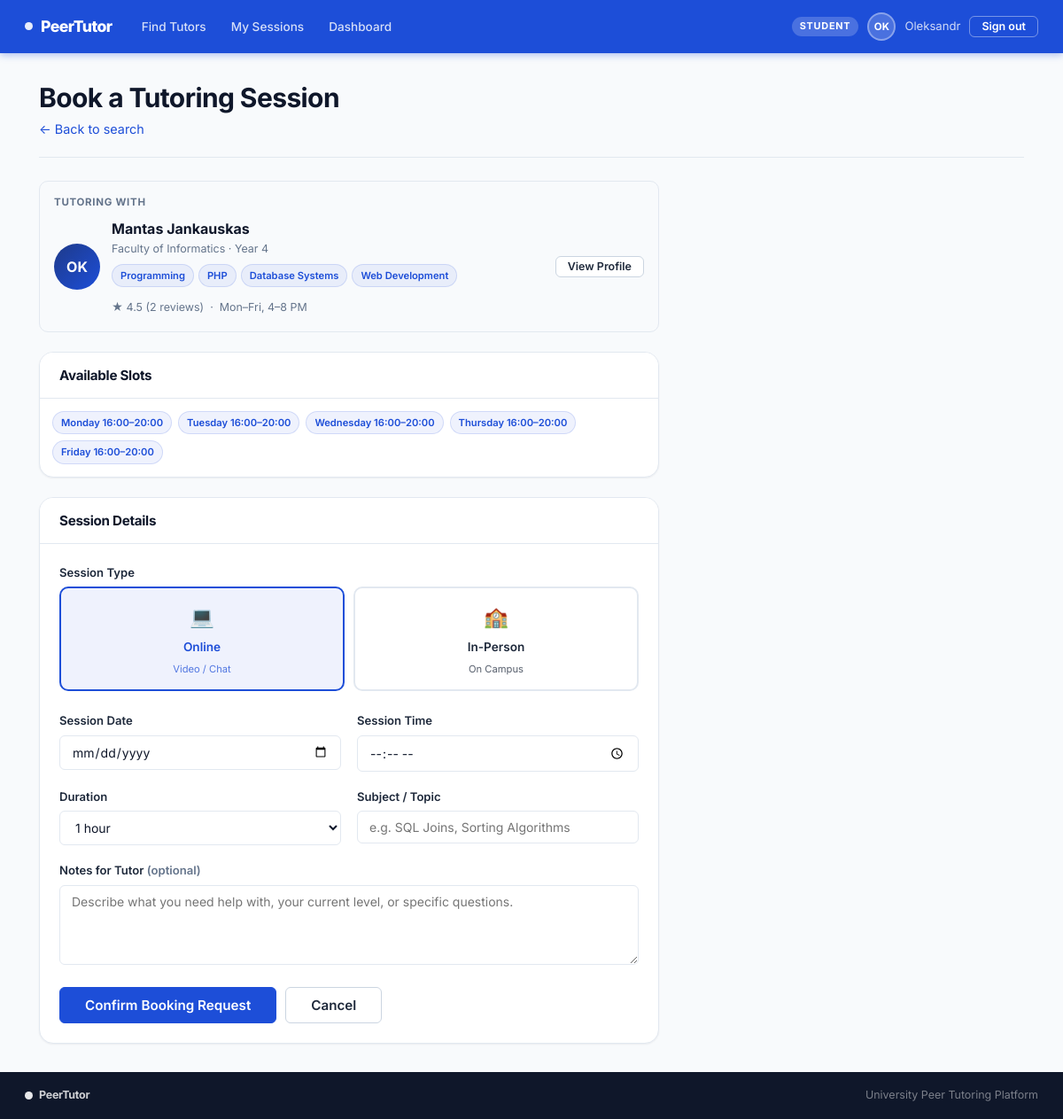
Screenshot of /student/book.php?tutor_id=1 (signed in) with the database file from the repository.
### tables this page shows
CREATE TABLE IF NOT EXISTS tutors (
    tutor_id          INT UNSIGNED     AUTO_INCREMENT PRIMARY KEY,
    user_id           INT UNSIGNED     NOT NULL UNIQUE,
    bio               TEXT,
    availability_note VARCHAR(255)     DEFAULT NULL,
    avg_rating        DECIMAL(3,2)     NOT NULL DEFAULT 0.00,
    rating_count      INT UNSIGNED     NOT NULL DEFAULT 0,
    is_available      TINYINT(1)       NOT NULL DEFAULT 1,
    created_at        DATETIME         NOT NULL DEFAULT CURRENT_TIMESTAMP,
    updated_at        DATETIME         NOT NULL DEFAULT CURRENT_TIMESTAMP
                                       ON UPDATE CURRENT_TIMESTAMP,
    CONSTRAINT fk_tutor_user
        FOREIGN KEY (user_id) REFERENCES users(user_id)
        ON DELETE CASCADE
);

CREATE TABLE IF NOT EXISTS users (
    user_id       INT UNSIGNED     AUTO_INCREMENT PRIMARY KEY,
    name          VARCHAR(120)     NOT NULL,
    email         VARCHAR(180)     NOT NULL UNIQUE,
    password      VARCHAR(255)     NOT NULL,
    role          ENUM('student','tutor','admin') NOT NULL DEFAULT 'student',
    avatar        VARCHAR(255)     DEFAULT NULL,
    phone         VARCHAR(30)      DEFAULT NULL,
    department    VARCHAR(120)     DEFAULT NULL,
    year_of_study VARCHAR(40)      DEFAULT NULL,
    bio           TEXT             DEFAULT NULL,
    created_at    DATETIME         NOT NULL DEFAULT CURRENT_TIMESTAMP,
    updated_at    DATETIME         NOT NULL DEFAULT CURRENT_TIMESTAMP
                                   ON UPDATE CURRENT_TIMESTAMP
);

CREATE TABLE IF NOT EXISTS availability (
    slot_id     INT UNSIGNED AUTO_INCREMENT PRIMARY KEY,
    tutor_id    INT UNSIGNED NOT NULL,
    day_of_week ENUM('Monday','Tuesday','Wednesday','Thursday',
                     'Friday','Saturday','Sunday') NOT NULL,
    time_start  TIME NOT NULL,
    time_end    TIME NOT NULL,
    CONSTRAINT fk_av_tutor
        FOREIGN KEY (tutor_id) REFERENCES tutors(tutor_id)
        ON DELETE CASCADE
);

### includes/upload_helper.php (called while the page is built, shortened)
<?php
function avatar_url(?string $filename): string {
    return '';
}

### includes/auth_guard.php (called while the page is built, shortened)
<?php
function current_user(): array {
    return [
        'id'   => $_SESSION['user_id']   ?? null,
        'name' => $_SESSION['user_name'] ?? '',
        'role' => $_SESSION['role']      ?? '',
        'email'=> $_SESSION['email']     ?? '',
    ];
}

### student/book.php (the view, shortened to what this page needs)
<?php
require_once __DIR__ . '/../includes/auth_guard.php';
require_once __DIR__ . '/../includes/upload_helper.php';
$pdo      = db();
$tutor_id = (int)($_GET['tutor_id'] ?? 0);
$stmt = $pdo->prepare("
    SELECT t.*, u.name, u.email, u.user_id, u.avatar, u.department, u.year_of_study
    FROM tutors t JOIN users u ON u.user_id = t.user_id
    WHERE t.tutor_id = ?");
$stmt->execute([$tutor_id]);
$tutor = $stmt->fetch();
$tags_stmt = $pdo->prepare("SELECT tg.label FROM tutor_tags tt JOIN tags tg ON tg.tag_id=tt.tag_id WHERE tt.tutor_id=?");
$tags_stmt->execute([$tutor_id]);
$tutor_tags = $tags_stmt->fetchAll(PDO::FETCH_COLUMN);
$slots_stmt = $pdo->prepare("SELECT day_of_week, time_start, time_end FROM availability WHERE tutor_id=? ORDER BY FIELD(day_of_week,'Monday','Tuesday','Wednesday','Thursday','Friday','Saturday','Sunday')");
$slots_stmt->execute([$tutor_id]);
$slots = $slots_stmt->fetchAll();
$data   = ['session_date'=>'','session_time'=>'','duration_hrs'=>1,'subject'=>'','notes'=>'','session_type'=>'online'];
include __DIR__ . '/../includes/header.php';
?>
<div class="page-header">
  <h1>Book a Tutoring Session</h1>
  <p><a href="/peer-tutoring/student/search.php">← Back to search</a></p>
</div>
<div style="max-width:700px;">
<div class="booking-summary mb-3">
  <h4>Tutoring with</h4>
  <div class="booking-summary-tutor">
    <div class="tutor-avatar" style="width:52px;height:52px;flex-shrink:0;overflow:hidden;">
      <?php if ($av_url): ?>
        <img src="<?= $av_url ?>" alt="<?= htmlspecialchars($tutor['name']) ?>" style="width:100%;height:100%;object-fit:cover;border-radius:50%;">
      <?php else: ?>
        <?= htmlspecialchars($initials) ?>
      <?php endif; ?>
    </div>
    <div>
      <div style="font-weight:700;font-size:1rem;color:var(--text-900);"><?= htmlspecialchars($tutor['name']) ?></div>
      <?php if ($tutor['department']): ?>
        <div style="font-size:.78rem;color:var(--text-400);"><?= htmlspecialchars($tutor['department']) ?><?= $tutor['year_of_study'] ? ' · '.$tutor['year_of_study'] : '' ?></div>
      <?php endif; ?>
      <div class="tag-list mt-1">
        <?php foreach ($tutor_tags as $tag): ?><span class="tag"><?= htmlspecialchars($tag) ?></span><?php endforeach; ?>
      </div>
      <div style="font-size:.78rem;color:var(--text-400);margin-top:4px;">
        <?php if ($tutor['avg_rating'] > 0): ?>★ <?= number_format($tutor['avg_rating'],1) ?> (<?= $tutor['rating_count'] ?> review<?= $tutor['rating_count']!=1?'s':'' ?>) &nbsp;·&nbsp; <?php endif; ?>
        <?= htmlspecialchars($tutor['availability_note'] ?? 'Availability not specified') ?>
      </div>
    </div>
    <a href="/peer-tutoring/student/tutor_view.php?tutor_id=<?= $tutor_id ?>" class="btn btn-outline-dark btn-sm" style="margin-left:auto;white-space:nowrap;">View Profile</a>
  </div>
</div>
<?php if ($slots): ?>
<div class="card mb-3">
  <div class="card-header"><h3>Available Slots</h3></div>
  <div class="card-body" style="padding:14px;">
    <div style="display:flex;flex-wrap:wrap;gap:7px;">
      <?php foreach ($slots as $s): ?>
        <span class="tag"><?= $s['day_of_week'] ?> <?= substr($s['time_start'],0,5) ?>–<?= substr($s['time_end'],0,5) ?></span>
      <?php endforeach; ?>
    </div>
  </div>
</div>
<?php endif; ?>
<div class="card">
  <div class="card-header"><h3>Session Details</h3></div>
  <div class="card-body">
    <form method="POST">
      <div class="form-group">
        <label>Session Type</label>
        <div class="session-type-group">
          <label>
            <div class="session-type-btn">
              <span class="session-icon">💻</span>
              <span>Online</span>
              <span style="font-size:.7rem;font-weight:400;color:inherit;opacity:.75;">Video / Chat</span>
            </div>
          </label>
          <label>
            <div class="session-type-btn">
              <span class="session-icon">🏫</span>
              <span>In-Person</span>
              <span style="font-size:.7rem;font-weight:400;color:inherit;opacity:.75;">On Campus</span>
            </div>
          </label>
        </div>
      </div>
      <div class="two-col">
        <div class="form-group">
          <label for="session_date">Session Date</label>
          <input type="date" id="session_date" name="session_date" class="form-control"
                 value="<?= htmlspecialchars($data['session_date']) ?>" min="<?= date('Y-m-d') ?>" required>
        </div>
        <div class="form-group">
          <label for="session_time">Session Time</label>
          <input type="time" id="session_time" name="session_time" class="form-control"
                 value="<?= htmlspecialchars($data['session_time']) ?>" required>
        </div>
      </div>
      <div class="two-col">
        <div class="form-group">
          <label for="duration_hrs">Duration</label>
          <select id="duration_hrs" name="duration_hrs" class="form-control">
            <?php for ($h=1;$h<=4;$h++): ?>
              <option value="<?=$h?>" <?=$data['duration_hrs']==$h?'selected':''?>><?=$h?> hour<?=$h>1?'s':''?></option>
            <?php endfor; ?>
          </select>
        </div>
        <div class="form-group">
          <label for="subject">Subject / Topic</label>
          <input type="text" id="subject" name="subject" class="form-control"
                 value="<?= htmlspecialchars($data['subject']) ?>"
                 placeholder="e.g. SQL Joins, Sorting Algorithms" required
                 list="subject-suggestions">
        </div>
      </div>
      <div class="form-group">
        <label for="notes">Notes for Tutor <span class="text-muted">(optional)</span></label>
        <textarea id="notes" name="notes" class="form-control"
                  placeholder="Describe what you need help with, your current level, or specific questions."><?= htmlspecialchars($data['notes']) ?></textarea>
      </div>
      <div style="display:flex;gap:10px;margin-top:8px;">
        <button type="submit" class="btn btn-primary btn-lg">Confirm Booking Request</button>
        <a href="/peer-tutoring/student/search.php" class="btn btn-outline-dark btn-lg">Cancel</a>
      </div>
    </form>
  </div>
</div>
</div>
<?php include __DIR__ . '/../includes/footer.php'; ?>

### student/book.php (style rules this page uses)
.session-type-btn.active { border-color:var(--blue)!important;background:var(--blue-subtle)!important;color:var(--blue)!important; }

### rows the page displays
tutors: user.name "Mantas Jankauskas", user.department "Faculty of Informatics", user.year_of_study "Year 4", avg_rating "4.5", rating_count "2", availability_note "Mon–Fri, 4–8 PM"
availability: day_of_week "Monday", time_start "16:00", time_end "20:00"
availability: day_of_week "Tuesday", time_start "16:00", time_end "20:00"
availability: day_of_week "Wednesday", time_start "16:00", time_end "20:00"
availability: day_of_week "Thursday", time_start "16:00", time_end "20:00"
availability: day_of_week "Friday", time_start "16:00", time_end "20:00"

### other values shown
$user['role'] "STUDENT"
$initials "OK"
explode(' ', $user['name'])[0] "Oleksandr"
$tag "Programming"
$tag "PHP"
$tag "Database Systems"
$tag "Web Development"
form field duration_hrs "1 hour"
